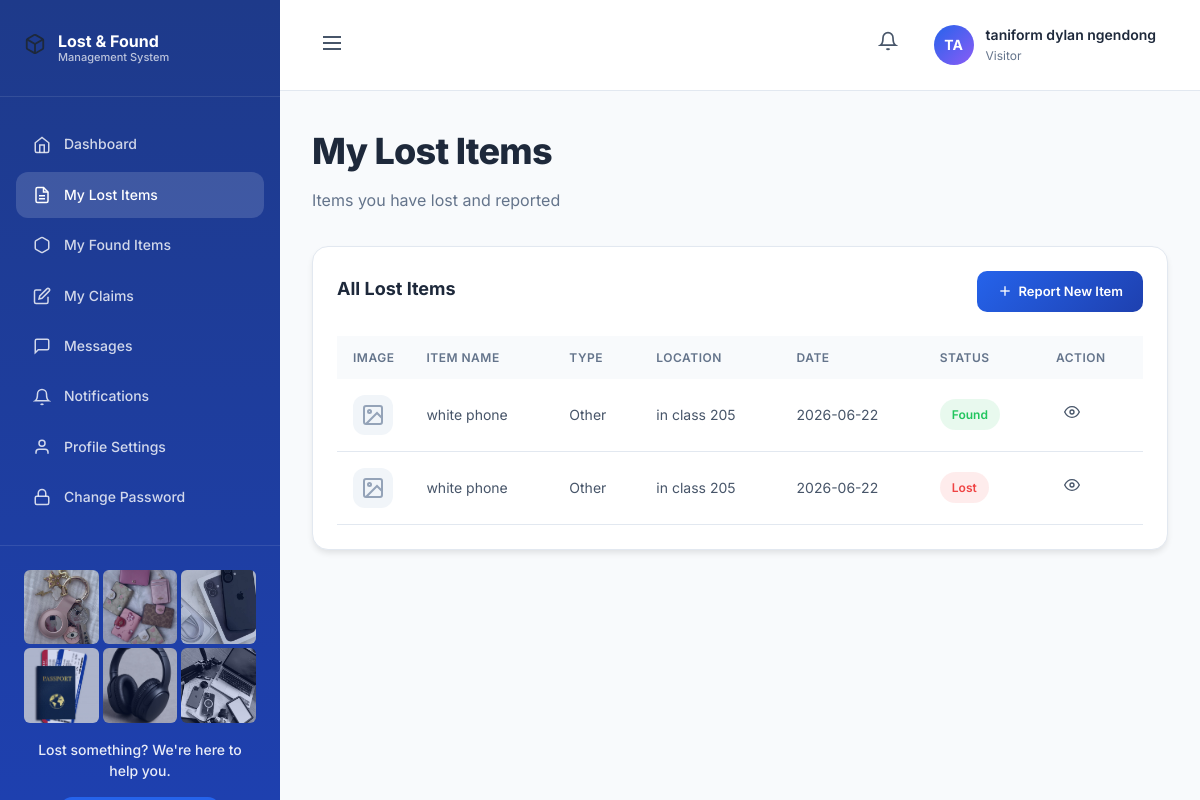
The page /user/my-items (signed in) on the database its author committed.
### tables this page shows
CREATE TABLE items (
        id INTEGER PRIMARY KEY AUTOINCREMENT,
        type TEXT NOT NULL,
        name TEXT NOT NULL,
        location TEXT NOT NULL,
        date TEXT NOT NULL,
        reporter TEXT,
        email TEXT,
        status TEXT NOT NULL,
        notes TEXT,
        created_at TEXT NOT NULL DEFAULT CURRENT_TIMESTAMP
    , user_id INTEGER, image TEXT);

### app.py (the view)
@app.route('/user/my-items')
@login_required
def user_my_items():
    conn = get_db_connection()
    items = conn.execute('SELECT * FROM items WHERE user_id = ? ORDER BY created_at DESC', (session['user_id'],)).fetchall()
    conn.close()
    return render_template('user/my-items.html', items=items)

### app.py (called while the page is built)
@app.context_processor
def inject_unread_messages():
    unread_messages = 0
    if 'user_id' in session:
        conn = get_db_connection()
        if session.get('role') == 'Admin':
            unread_messages = conn.execute('''
                SELECT COUNT(*) as count FROM messages
                WHERE receiver_id = ? AND is_read = 0
            ''', (session['user_id'],)).fetchone()['count']
        else:
            admin = conn.execute('SELECT * FROM users WHERE role = ?', ('Admin',)).fetchone()
            if admin:
                unread_messages = conn.execute('''
                    SELECT COUNT(*) as count FROM messages
                    WHERE receiver_id = ? AND sender_id = ? AND is_read = 0
                ''', (session['user_id'], admin['id'])).fetchone()['count']
        conn.close()
    return dict(unread_messages=unread_messages)

def get_db_connection():
    conn = sqlite3.connect('database/lostfound.db')
    conn.row_factory = sqlite3.Row
    return conn

def login_required(f):
    @wraps(f)
    def decorated_function(*args, **kwargs):
        if 'user_id' not in session:
            return redirect(url_for('login'))
        return f(*args, **kwargs)
    return decorated_function

### templates/user/my-items.html (shortened to what this page needs)
{% extends "user/base.html" %}
{% block content %}
<div class="welcome-section">
    <h1>My {{ 'Found' if found_items else 'Lost' }} Items</h1>
    <p>{{ 'Items you have found and reported' if found_items else 'Items you have lost and reported' }}</p>
</div>
<div class="items-table-container">
    <div class="table-header">
        <div class="panel-title">All {{ 'Found' if found_items else 'Lost' }} Items</div>
        <a href="{{ url_for('report') }}" style="padding:10px 20px;background:linear-gradient(135deg,var(--primary),var(--primary-dark));color:white;border:none;border-radius:10px;font-size:13px;font-weight:600;text-decoration:none;display:inline-flex;align-items:center;gap:6px;">
            <svg width="16" height="16" viewBox="0 0 24 24" fill="none" stroke="currentColor" stroke-width="2"><line x1="12" y1="5" x2="12" y2="19"/><line x1="5" y1="12" x2="19" y2="12"/></svg>
            Report New Item
        </a>
    </div>
    <table class="items-table">
        <thead>
            <tr>
                <th>Image</th>
                <th>Item Name</th>
                <th>Type</th>
                <th>Location</th>
                <th>Date</th>
                <th>Status</th>
                <th>Action</th>
            </tr>
        </thead>
        <tbody>
            {% if items %}
                {% for item in items %}
                <tr>
                    <td class="item-image-cell">
                        <div class="item-image">
                            {% if item.image %}
                                <img src="{{ url_for('uploaded_file', filename=item.image) }}" alt="{{ item.name }}" style="width:100%;height:100%;object-fit:cover;border-radius:8px;">
                            {% else %}
                                <svg width="24" height="24" viewBox="0 0 24 24" fill="none" stroke="currentColor" stroke-width="2">
                                    <rect x="3" y="3" width="18" height="18" rx="2" ry="2"/>
                                    <circle cx="8.5" cy="8.5" r="1.5"/>
                                    <polyline points="21 15 16 10 5 21"/>
                                </svg>
                            {% endif %}
                        </div>
                    </td>
                    <td>{{ item.name }}</td>
                    <td>{{ item.type }}</td>
                    <td>{{ item.location }}</td>
                    <td>{{ item.date }}</td>
                    <td>
                        <span class="status-badge {{ 'status-lost' if item.status == 'Lost' else ('status-found' if item.status == 'Found' else ('status-pending' if item.status == 'Pending' else 'status-claimed')) }}">
                            {{ item.status }}
                        </span>
                    </td>
                    <td>
                        <a href="{{ url_for('item_detail', item_id=item.id) }}" class="action-btn-icon" style="text-decoration:none;color:inherit;">
                            <svg width="16" height="16" viewBox="0 0 24 24" fill="none" stroke="currentColor" stroke-width="2">
                                <path d="M1 12s4-8 11-8 11 8 11 8-4 8-11 8-11-8-11-8z"/>
                                <circle cx="12" cy="12" r="3"/>
                            </svg>
                        </a>
                    </td>
                </tr>
                {% endfor %}
            {% endif %}
        </tbody>
    </table>
</div>
{% endblock %}

### templates/user/base.html (shortened to what this page needs)
<!DOCTYPE html>
<html lang="en">
<head>
    <link rel="stylesheet" href="{{ url_for('static', filename='css/user-dashboard.css') }}">
</head>
<body>
    <div class="user-dashboard">
        <aside class="user-sidebar">
            <div class="sidebar-header">
                <div class="sidebar-logo-box">
                </div>
                <div class="sidebar-brand">
                    <span class="brand-title">Lost & Found</span>
                    <span class="brand-subtitle">Management System</span>
                </div>
            </div>
            <nav class="sidebar-nav">
                <a href="{{ url_for('user_dashboard') }}" class="nav-item {% if request.endpoint == 'user_dashboard' %}active{% endif %}">
                    <span class="nav-icon">
                        <svg width="18" height="18" viewBox="0 0 24 24" fill="none" stroke="currentColor" stroke-width="2"><path d="M3 9l9-7 9 7v11a2 2 0 0 1-2 2H5a2 2 0 0 1-2-2z"/><polyline points="9 22 9 12 15 12 15 22"/></svg>
                    </span>
                    <span class="nav-text">Dashboard</span>
                </a>
                <a href="{{ url_for('user_my_items') }}" class="nav-item {% if request.endpoint == 'user_my_items' %}active{% endif %}">
                    <span class="nav-icon">
                        <svg width="18" height="18" viewBox="0 0 24 24" fill="none" stroke="currentColor" stroke-width="2"><path d="M14 2H6a2 2 0 0 0-2 2v16a2 2 0 0 0 2 2h12a2 2 0 0 0 2-2V8z"/><polyline points="14 2 14 8 20 8"/><line x1="16" y1="13" x2="8" y2="13"/><line x1="16" y1="17" x2="8" y2="17"/></svg>
                    </span>
                    <span class="nav-text">My Lost Items</span>
                </a>
                <a href="{{ url_for('user_my_found_items') }}" class="nav-item {% if request.endpoint == 'user_my_found_items' %}active{% endif %}">
                    <span class="nav-icon">
                        <svg width="18" height="18" viewBox="0 0 24 24" fill="none" stroke="currentColor" stroke-width="2"><path d="M21 16V8a2 2 0 0 0-1-1.73l-7-4a2 2 0 0 0-2 0l-7 4A2 2 0 0 0 3 8v8a2 2 0 0 0 1 1.73l7 4a2 2 0 0 0 2 0l7-4A2 2 0 0 0 21 16z"/></svg>
                    </span>
                    <span class="nav-text">My Found Items</span>
                </a>
                <a href="{{ url_for('user_my_claims') }}" class="nav-item {% if request.endpoint == 'user_my_claims' %}active{% endif %}">
                    <span class="nav-icon">
                        <svg width="18" height="18" viewBox="0 0 24 24" fill="none" stroke="currentColor" stroke-width="2"><path d="M11 4H4a2 2 0 0 0-2 2v14a2 2 0 0 0 2 2h14a2 2 0 0 0 2-2v-7"/><path d="M18.5 2.5a2.121 2.121 0 0 1 3 3L12 15l-4 1 1-4 9.5-9.5z"/></svg>
                    </span>
                    <span class="nav-text">My Claims</span>
                </a>
                <a href="{{ url_for('user_messages') }}" class="nav-item {% if request.endpoint == 'user_messages' %}active{% endif %}">
                    <span class="nav-icon">
                        <svg width="18" height="18" viewBox="0 0 24 24" fill="none" stroke="currentColor" stroke-width="2"><path d="M21 15a2 2 0 0 1-2 2H7l-4 4V5a2 2 0 0 1 2-2h14a2 2 0 0 1 2 2z"/></svg>
                    </span>
                    <span class="nav-text">Messages</span>
                </a>
                <a href="{{ url_for('user_notifications') }}" class="nav-item {% if request.endpoint == 'user_notifications' %}active{% endif %}">
                    <span class="nav-icon">
                        <svg width="18" height="18" viewBox="0 0 24 24" fill="none" stroke="currentColor" stroke-width="2"><path d="M18 8A6 6 0 0 0 6 8c0 7-3 9-3 9h18s-3-2-3-9"/><path d="M13.73 21a2 2 0 0 1-3.46 0"/></svg>
                    </span>
                    <span class="nav-text">Notifications</span>
                </a>
                <a href="{{ url_for('user_profile') }}" class="nav-item {% if request.endpoint == 'user_profile' %}active{% endif %}">
                    <span class="nav-icon">
                        <svg width="18" height="18" viewBox="0 0 24 24" fill="none" stroke="currentColor" stroke-width="2"><path d="M20 21v-2a4 4 0 0 0-4-4H8a4 4 0 0 0-4 4v2"/><circle cx="12" cy="7" r="4"/></svg>
                    </span>
                    <span class="nav-text">Profile Settings</span>
                </a>
                <a href="{{ url_for('user_change_password') }}" class="nav-item {% if request.endpoint == 'user_change_password' %}active{% endif %}">
                    <span class="nav-icon">
                        <svg width="18" height="18" viewBox="0 0 24 24" fill="none" stroke="currentColor" stroke-width="2"><rect x="3" y="11" width="18" height="11" rx="2" ry="2"/><path d="M7 11V7a5 5 0 0 1 10 0v4"/></svg>
                    </span>
                    <span class="nav-text">Change Password</span>
                </a>
            </nav>
            <div class="sidebar-footer">
                <div class="sidebar-illustration">
                    <div class="sidebar-image-collage">
                        <img src="{{ url_for('static', filename='images/keys.jpg') }}" alt="Keys" class="sidebar-img sidebar-img-1">
                        <img src="{{ url_for('static', filename='images/wallets.jpg') }}" alt="Wallets" class="sidebar-img sidebar-img-2">
                        <img src="{{ url_for('static', filename='images/phone.jpg') }}" alt="Phones" class="sidebar-img sidebar-img-3">
                        <img src="{{ url_for('static', filename='images/passport.jpg') }}" alt="Documents" class="sidebar-img sidebar-img-4">
                        <img src="{{ url_for('static', filename='images/headphones.jpg') }}" alt="Electronics" class="sidebar-img sidebar-img-5">
                        <img src="{{ url_for('static', filename='images/computers.jpg') }}" alt="Computers" class="sidebar-img sidebar-img-6">
                    </div>
                </div>
                <p class="sidebar-tagline">Lost something? We're here to help you.</p>
            </div>
        </aside>
        <div class="user-main">
            <header class="user-header">
                <button class="menu-toggle">
                    <svg width="24" height="24" viewBox="0 0 24 24" fill="none" stroke="currentColor" stroke-width="2">
                        <line x1="3" y1="12" x2="21" y2="12"/>
                        <line x1="3" y1="6" x2="21" y2="6"/>
                        <line x1="3" y1="18" x2="21" y2="18"/>
                    </svg>
                </button>
                <div class="header-right">
                    <a href="{{ url_for('user_notifications') }}" class="notification-btn">
                        <svg width="20" height="20" viewBox="0 0 24 24" fill="none" stroke="currentColor" stroke-width="2">
                            <path d="M18 8A6 6 0 0 0 6 8c0 7-3 9-3 9h18s-3-2-3-9"/>
                            <path d="M13.73 21a2 2 0 0 1-3.46 0"/>
                        </svg>
                    </a>
                    <div class="user-profile">
                        <div class="profile-avatar">
                            {{ session.get('name', 'JD')[:2].upper() }}
                        </div>
                        <div class="profile-info">
                            <span class="profile-name">{{ session.get('name', 'John Doe') }}</span>
                            <span class="profile-role">{{ session.get('role', 'Student') }}</span>
                        </div>
                    </div>
                </div>
            </header>
            <main class="user-content">
                {% block content %}{% endblock %}
            </main>
        </div>
    </div>
</body>
</html>

### rows shown on the page
items: status "Lost", name "white phone", type "Other", location "in class 205", date "2026-06-22"
items: name "white phone", type "Other", location "in class 205", date "2026-06-22", status "Found"

### other values the page prints
{{ session.get('name', 'JD')[:2].upper() }} "TA"
{{ session.get('name', 'John Doe') }} "taniform dylan ngendong"
{{ session.get('role', 'Student') }} "Visitor"
